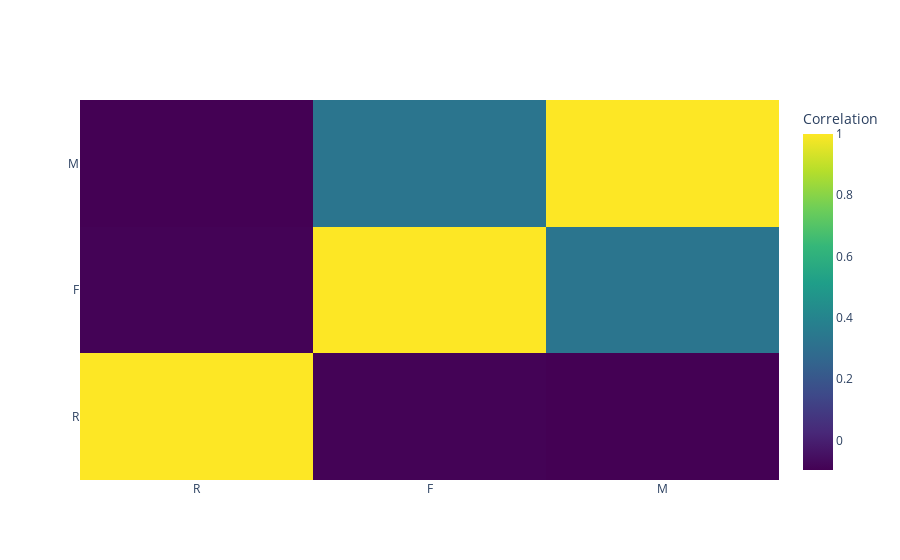

Here is the notebook cell this chart was saved with:
### Code cell
fig_heatmap = go.Figure(data=go.Heatmap(
    z=correlation_matrix.values,
    x=correlation_matrix.columns,
    y=correlation_matrix.columns,
    colorscale='Viridis',
    colorbar=dict(title='Correlation ')
))
#display the heatmap
fig_heatmap.show()

### Figure 1 — Plotly figure (JSON) as saved in the notebook; plotly's stock layout.template omitted (floating-point values rounded to 4 significant figures)
{"data": [{"colorbar": {"title": {"text": "Correlation "}}, "colorscale": [[0, "#440154"], [0.1111, "#482878"], [0.2222, "#3e4989"], [0.3333, "#31688e"], [0.4444, "#26828e"], [0.5556, "#1f9e89"], [0.6667, "#35b779"], [0.7778, "#6ece58"], [0.8889, "#b5de2b"], [1, "#fde725"]], "type": "heatmap", "x": ["R", "F", "M"], "y": ["R", "F", "M"], "z": [[1.0, -0.08985, -0.09641], [-0.08985, 1.0, 0.3318], [-0.09641, 0.3318, 1.0]]}], "layout": {}}
